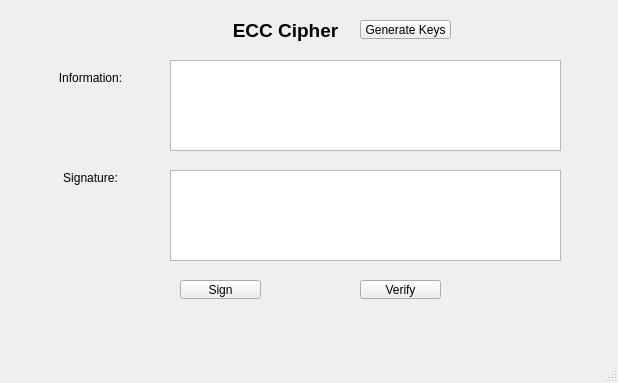
<?xml version="1.0" encoding="UTF-8"?>
<ui version="4.0">
 <class>MainWindow</class>
 <widget class="QMainWindow" name="MainWindow">
  <property name="geometry">
   <rect>
    <x>0</x>
    <y>0</y>
    <width>618</width>
    <height>383</height>
   </rect>
  </property>
  <property name="windowTitle">
   <string>MainWindow</string>
  </property>
  <widget class="QWidget" name="centralwidget">
   <widget class="QLabel" name="label">
    <property name="geometry">
     <rect>
      <x>210</x>
      <y>10</y>
      <width>151</width>
      <height>41</height>
     </rect>
    </property>
    <property name="font">
     <font>
      <pointsize>14</pointsize>
      <weight>75</weight>
      <bold>true</bold>
     </font>
    </property>
    <property name="text">
     <string>ECC Cipher</string>
    </property>
    <property name="alignment">
     <set>Qt::AlignCenter</set>
    </property>
   </widget>
   <widget class="QToolButton" name="btn_gen_keys">
    <property name="geometry">
     <rect>
      <x>360</x>
      <y>20</y>
      <width>91</width>
      <height>19</height>
     </rect>
    </property>
    <property name="text">
     <string>Generate Keys</string>
    </property>
   </widget>
   <widget class="QTextEdit" name="txt_sign">
    <property name="geometry">
     <rect>
      <x>170</x>
      <y>170</y>
      <width>391</width>
      <height>91</height>
     </rect>
    </property>
   </widget>
   <widget class="QTextEdit" name="txt_info">
    <property name="geometry">
     <rect>
      <x>170</x>
      <y>60</y>
      <width>391</width>
      <height>91</height>
     </rect>
    </property>
   </widget>
   <widget class="QLabel" name="label_3">
    <property name="geometry">
     <rect>
      <x>50</x>
      <y>170</y>
      <width>81</width>
      <height>16</height>
     </rect>
    </property>
    <property name="text">
     <string>Signature:</string>
    </property>
    <property name="alignment">
     <set>Qt::AlignCenter</set>
    </property>
   </widget>
   <widget class="QLabel" name="label_2">
    <property name="geometry">
     <rect>
      <x>50</x>
      <y>70</y>
      <width>81</width>
      <height>16</height>
     </rect>
    </property>
    <property name="text">
     <string>Information:</string>
    </property>
    <property name="alignment">
     <set>Qt::AlignCenter</set>
    </property>
   </widget>
   <widget class="QToolButton" name="btn_sign">
    <property name="geometry">
     <rect>
      <x>180</x>
      <y>280</y>
      <width>81</width>
      <height>19</height>
     </rect>
    </property>
    <property name="text">
     <string>Sign</string>
    </property>
   </widget>
   <widget class="QToolButton" name="btn_verify">
    <property name="geometry">
     <rect>
      <x>360</x>
      <y>280</y>
      <width>81</width>
      <height>19</height>
     </rect>
    </property>
    <property name="text">
     <string>Verify</string>
    </property>
   </widget>
  </widget>
  <widget class="QMenuBar" name="menubar">
   <property name="geometry">
    <rect>
     <x>0</x>
     <y>0</y>
     <width>618</width>
     <height>21</height>
    </rect>
   </property>
  </widget>
  <widget class="QStatusBar" name="statusbar"/>
 </widget>
 <resources/>
 <connections/>
</ui>
